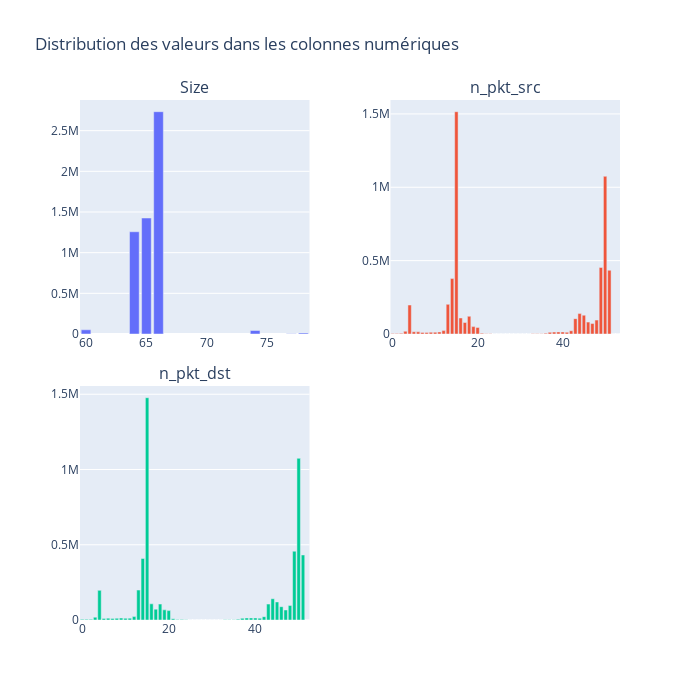

Notebook cell for this chart:
### Code cell
# Répartition des valeurs pour chaque colonne (graphique)
columns = df_num.columns
titles = ["Size", "n_pkt_src", "n_pkt_dst"]

fig = sp.make_subplots(rows=2, cols=2, subplot_titles=titles, vertical_spacing=0.1, horizontal_spacing=0.15)
for i, col in enumerate(columns):
    row = (i // 2) + 1
    col_position = (i % 2) + 1
    fig.add_trace(Bar(x=df_num[col].value_counts().index, y=df_num[col].value_counts().values, name=titles[i]),row=row, col=col_position)

fig.update_layout(height=700, width=700, title_text="Distribution des valeurs dans les colonnes numériques",showlegend=False)

fig.show()

### Figure 1 — Plotly figure (JSON) as saved in the notebook; plotly's stock layout.template omitted (floating-point values rounded to 4 significant figures)
{"data": [{"name": "Size", "type": "bar", "x": [66, 65, 64, 60, 74, 78, 77], "xaxis": "x", "y": [2733117, 1426127, 1257165, 51804, 42633, 12614, 3947], "yaxis": "y"}, {"name": "n_pkt_src", "type": "bar", "x": [15, 50, 49, 51, 14, 13, 4, 44, 45, 18, 16, 43, 48, 46, 17, 47, 19, 20, 12, 42, 3, 5, 6, 39, 11, 40, 38, 10, 41, 9, 37, 7, 8, 21, 36, 2, 0, 1, 22, 35, 23, 34, 33, 32, 24, 31, 30, 25, 29, 26, 28, 27, 52, 53], "xaxis": "x2", "y": [1515089, 1074699, 453662, 434475, 377759, 202141, 197631, 139127, 128248, 120700, 109241, 104744, 94806, 81052, 78291, 71211, 50358, 44819, 23025, 22081, 18901, 15348, 14807, 14309, 14256, 13970, 13054, 12033, 12000, 11829, 11292, 10992, 9666, 5283, 5261, 4389, 4223, 4215, 2146, 1497, 1287, 1197, 884, 510, 350, 226, 89, 88, 46, 38, 29, 17, 14, 2], "yaxis": "y2"}, {"name": "n_pkt_dst", "type": "bar", "x": [15, 50, 49, 51, 14, 13, 4, 44, 45, 16, 18, 43, 48, 46, 17, 19, 47, 20, 12, 42, 3, 39, 38, 40, 9, 11, 6, 41, 37, 10, 8, 5, 7, 21, 36, 2, 1, 0, 22, 23, 35, 24, 34, 33, 32, 25, 31, 30, 26, 29, 52, 27, 28], "xaxis": "x3", "y": [1477044, 1074246, 457132, 432133, 408404, 198960, 196944, 141128, 120097, 107488, 105744, 105737, 96809, 88475, 72099, 67527, 66669, 62354, 22693, 22106, 18679, 13911, 13623, 13553, 13002, 12370, 12290, 11981, 11477, 11439, 11343, 10734, 10684, 8341, 4921, 4295, 4205, 4199, 3413, 2646, 1522, 1453, 1183, 875, 540, 469, 220, 81, 65, 39, 24, 22, 19], "yaxis": "y3"}], "layout": {"annotations": [{"font": {"size": 16}, "showarrow": false, "text": "Size", "x": 0.2125, "xanchor": "center", "xref": "paper", "y": 1, "yanchor": "bottom", "yref": "paper"}, {"font": {"size": 16}, "showarrow": false, "text": "n_pkt_src", "x": 0.7875, "xanchor": "center", "xref": "paper", "y": 1, "yanchor": "bottom", "yref": "paper"}, {"font": {"size": 16}, "showarrow": false, "text": "n_pkt_dst", "x": 0.2125, "xanchor": "center", "xref": "paper", "y": 0.45, "yanchor": "bottom", "yref": "paper"}], "height": 700, "showlegend": false, "title": {"text": "Distribution des valeurs dans les colonnes numériques"}, "width": 700, "xaxis": {"anchor": "y", "domain": [0, 0.425]}, "xaxis2": {"anchor": "y2", "domain": [0.575, 1]}, "xaxis3": {"anchor": "y3", "domain": [0, 0.425]}, "xaxis4": {"anchor": "y4", "domain": [0.575, 1]}, "yaxis": {"anchor": "x", "domain": [0.55, 1]}, "yaxis2": {"anchor": "x2", "domain": [0.55, 1]}, "yaxis3": {"anchor": "x3", "domain": [0, 0.45]}, "yaxis4": {"anchor": "x4", "domain": [0, 0.45]}}}
